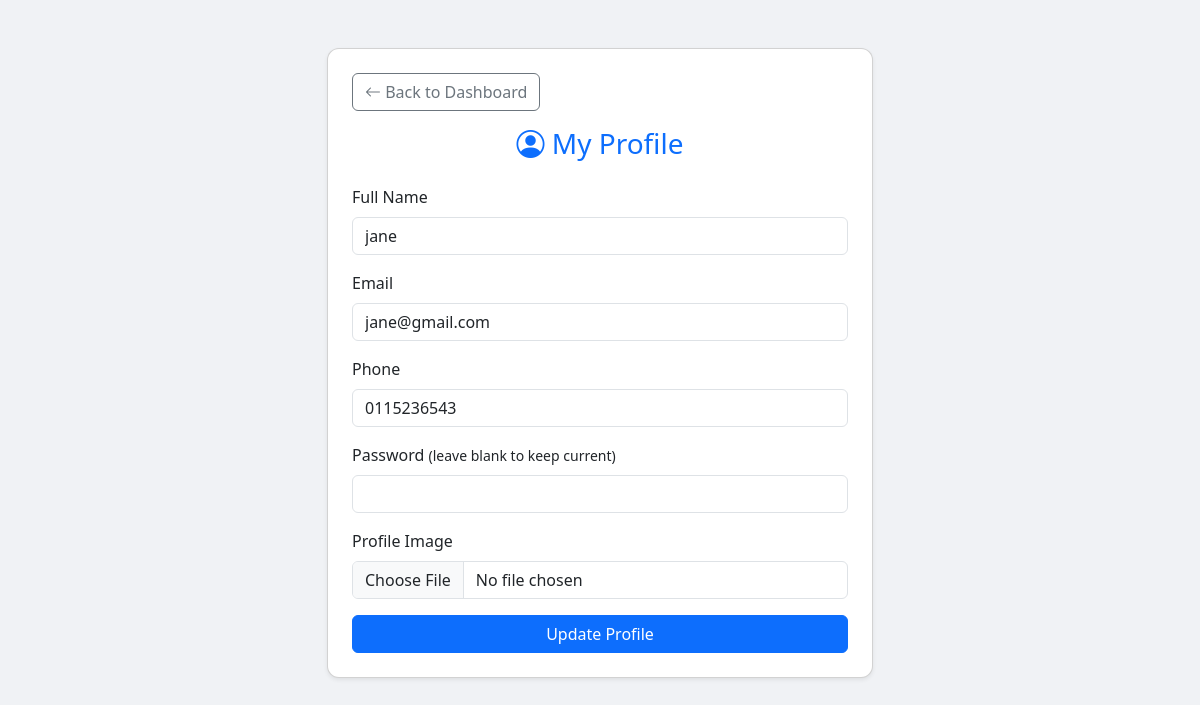
The app's page /member/profile.php (signed in) with its own data.
### tables this page shows
CREATE TABLE `members` (
  `member_id` int(11) NOT NULL,
  `full_name` varchar(100) NOT NULL,
  `email` varchar(100) NOT NULL,
  `password` varchar(255) NOT NULL,
  `phone` varchar(20) DEFAULT NULL,
  `address` varchar(255) DEFAULT NULL,
  `status` enum('active','inactive') DEFAULT 'active',
  `created_at` datetime DEFAULT current_timestamp(),
  `profile_image` varchar(255) DEFAULT NULL,
  `role` enum('member','moderator','admin') NOT NULL DEFAULT 'member'
);

### member/profile.php (the view, shortened to what this page needs)
<?php
include_once '../includes/db.php';
$member_id = $_SESSION['member_id'];
$member = $conn->query("SELECT * FROM members WHERE member_id=$member_id")->fetch_assoc();
?>
<!DOCTYPE html>
<html lang="en">
<head>
<link href="https://cdn.jsdelivr.net/npm/bootstrap@5.3.2/dist/css/bootstrap.min.css" rel="stylesheet">
<link href="https://cdn.jsdelivr.net/npm/bootstrap-icons@1.11.0/font/bootstrap-icons.css" rel="stylesheet">
</head>
<body>
<div class="container py-5">
    <div class="row justify-content-center">
        <div class="col-md-6">
            <div class="card shadow-sm p-4">
                <div class="mb-3">
                    <a href="index.php" class="btn btn-outline-secondary"><i class="bi bi-arrow-left"></i> Back to Dashboard</a>
                </div>
                <h3 class="mb-4 text-center text-primary"><i class="bi bi-person-circle"></i> My Profile</h3>
                <form method="POST" enctype="multipart/form-data">
                    <div class="mb-3">
                        <label class="form-label">Full Name</label>
                        <input type="text" name="full_name" class="form-control" value="<?= htmlspecialchars($member['full_name']); ?>" required>
                    </div>
                    <div class="mb-3">
                        <label class="form-label">Email</label>
                        <input type="email" name="email" class="form-control" value="<?= htmlspecialchars($member['email']); ?>" required>
                    </div>
                    <div class="mb-3">
                        <label class="form-label">Phone</label>
                        <input type="text" name="phone" class="form-control" value="<?= htmlspecialchars($member['phone']); ?>">
                    </div>
                    <div class="mb-3">
                        <label class="form-label">Password <small>(leave blank to keep current)</small></label>
                        <input type="password" name="password" class="form-control">
                    </div>
                    <div class="mb-3">
                        <label class="form-label">Profile Image</label>
                        <input type="file" name="profile_image" class="form-control" accept="image/*">
                    </div>
                    <button type="submit" class="btn btn-primary w-100">Update Profile</button>
                </form>
            </div>
        </div>
    </div>
</div>
</body>
</html>

### member/profile.php (style rules this page uses)
body { background: #f0f2f5; }
.card { border-radius: 12px; }

### records on screen
members: full_name "jane", email "jane@gmail.com", phone "0115236543"
